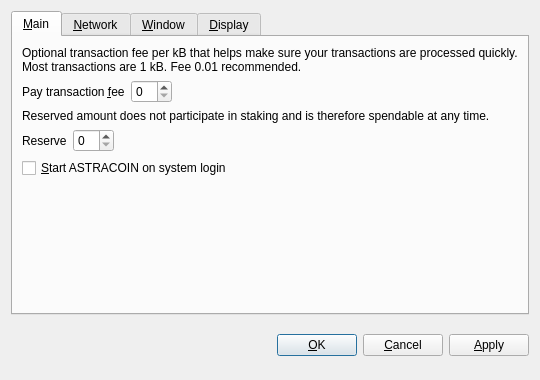
<?xml version="1.0" encoding="UTF-8"?>
<ui version="4.0">
 <class>OptionsDialog</class>
 <widget class="QDialog" name="OptionsDialog">
  <property name="geometry">
   <rect>
    <x>0</x>
    <y>0</y>
    <width>540</width>
    <height>380</height>
   </rect>
  </property>
  <property name="windowTitle">
   <string>Options</string>
  </property>
  <property name="modal">
   <bool>true</bool>
  </property>
  <layout class="QVBoxLayout" name="verticalLayout">
   <item>
    <widget class="QTabWidget" name="tabWidget">
     <property name="tabPosition">
      <enum>QTabWidget::North</enum>
     </property>
     <property name="currentIndex">
      <number>0</number>
     </property>
     <widget class="QWidget" name="tabMain">
      <attribute name="title">
       <string>&amp;Main</string>
      </attribute>
      <layout class="QVBoxLayout" name="verticalLayout_Main">
       <item>
        <widget class="QLabel" name="transactionFeeInfoLabel">
         <property name="text">
          <string>Optional transaction fee per kB that helps make sure your transactions are processed quickly. Most transactions are 1 kB. Fee 0.01 recommended.</string>
         </property>
         <property name="textFormat">
          <enum>Qt::PlainText</enum>
         </property>
         <property name="wordWrap">
          <bool>true</bool>
         </property>
        </widget>
       </item>
       <item>
        <layout class="QHBoxLayout" name="horizontalLayoutFee">
         <item>
          <widget class="QLabel" name="transactionFeeLabel">
           <property name="text">
            <string>Pay transaction &amp;fee</string>
           </property>
           <property name="textFormat">
            <enum>Qt::PlainText</enum>
           </property>
           <property name="buddy">
            <cstring>transactionFee</cstring>
           </property>
          </widget>
         </item>
         <item>
          <widget class="BitcoinAmountField" name="transactionFee"/>
         </item>
         <item>
          <spacer name="horizontalSpacerFee">
           <property name="orientation">
            <enum>Qt::Horizontal</enum>
           </property>
           <property name="sizeHint" stdset="0">
            <size>
             <width>40</width>
             <height>20</height>
            </size>
           </property>
          </spacer>
         </item>
        </layout>
       </item>
       <item>
        <widget class="QLabel" name="reserveBalanceInfoLabel">
         <property name="text">
          <string>Reserved amount does not participate in staking and is therefore spendable at any time.</string>
         </property>
         <property name="textFormat">
          <enum>Qt::PlainText</enum>
         </property>
         <property name="wordWrap">
          <bool>true</bool>
         </property>
        </widget>
       </item>
       <item>
        <layout class="QHBoxLayout" name="horizontalLayoutReserveBalance">
         <item>
          <widget class="QLabel" name="reserveBalanceLabel">
           <property name="text">
            <string>Reserve</string>
           </property>
           <property name="textFormat">
            <enum>Qt::PlainText</enum>
           </property>
           <property name="buddy">
            <cstring>reserveBalance</cstring>
           </property>
          </widget>
         </item>
         <item>
          <widget class="BitcoinAmountField" name="reserveBalance"/>
         </item>
         <item>
          <spacer name="horizontalSpacerReserveBalance">
           <property name="orientation">
            <enum>Qt::Horizontal</enum>
           </property>
           <property name="sizeHint" stdset="0">
            <size>
             <width>40</width>
             <height>20</height>
            </size>
           </property>
          </spacer>
         </item>
        </layout>
       </item>
       <item>
        <widget class="QCheckBox" name="bitcoinAtStartup">
         <property name="toolTip">
          <string>Automatically start ASTRACOIN after logging in to the system.</string>
         </property>
         <property name="text">
          <string>&amp;Start ASTRACOIN on system login</string>
         </property>
        </widget>
       </item>
       <item>
        <spacer name="verticalSpacer_Main">
         <property name="orientation">
          <enum>Qt::Vertical</enum>
         </property>
         <property name="sizeHint" stdset="0">
          <size>
           <width>20</width>
           <height>40</height>
          </size>
         </property>
        </spacer>
       </item>
      </layout>
     </widget>
     <widget class="QWidget" name="tabNetwork">
      <attribute name="title">
       <string>&amp;Network</string>
      </attribute>
      <layout class="QVBoxLayout" name="verticalLayout_Network">
       <item>
        <widget class="QCheckBox" name="mapPortUpnp">
         <property name="toolTip">
          <string>Automatically open the ASTRACOIN client port on the router. This only works when your router supports UPnP and it is enabled.</string>
         </property>
         <property name="text">
          <string>Map port using &amp;UPnP</string>
         </property>
        </widget>
       </item>
       <item>
        <widget class="QCheckBox" name="connectSocks">
         <property name="toolTip">
          <string>Connect to the ASTRACOIN network through a SOCKS proxy (e.g. when connecting through Tor).</string>
         </property>
         <property name="text">
          <string>&amp;Connect through SOCKS proxy:</string>
         </property>
        </widget>
       </item>
       <item>
        <layout class="QHBoxLayout" name="horizontalLayout_Network">
         <item>
          <widget class="QLabel" name="proxyIpLabel">
           <property name="text">
            <string>Proxy &amp;IP:</string>
           </property>
           <property name="textFormat">
            <enum>Qt::PlainText</enum>
           </property>
           <property name="buddy">
            <cstring>proxyIp</cstring>
           </property>
          </widget>
         </item>
         <item>
          <widget class="QValidatedLineEdit" name="proxyIp">
           <property name="maximumSize">
            <size>
             <width>140</width>
             <height>16777215</height>
            </size>
           </property>
           <property name="toolTip">
            <string>IP address of the proxy (e.g. 127.0.0.1)</string>
           </property>
          </widget>
         </item>
         <item>
          <widget class="QLabel" name="proxyPortLabel">
           <property name="text">
            <string>&amp;Port:</string>
           </property>
           <property name="textFormat">
            <enum>Qt::PlainText</enum>
           </property>
           <property name="buddy">
            <cstring>proxyPort</cstring>
           </property>
          </widget>
         </item>
         <item>
          <widget class="QLineEdit" name="proxyPort">
           <property name="maximumSize">
            <size>
             <width>55</width>
             <height>16777215</height>
            </size>
           </property>
           <property name="toolTip">
            <string>Port of the proxy (e.g. 9050)</string>
           </property>
          </widget>
         </item>
         <item>
          <widget class="QLabel" name="socksVersionLabel">
           <property name="text">
            <string>SOCKS &amp;Version:</string>
           </property>
           <property name="textFormat">
            <enum>Qt::PlainText</enum>
           </property>
           <property name="buddy">
            <cstring>socksVersion</cstring>
           </property>
          </widget>
         </item>
         <item>
          <widget class="QValueComboBox" name="socksVersion">
           <property name="toolTip">
            <string>SOCKS version of the proxy (e.g. 5)</string>
           </property>
          </widget>
         </item>
         <item>
          <spacer name="horizontalSpacer_Network">
           <property name="orientation">
            <enum>Qt::Horizontal</enum>
           </property>
           <property name="sizeHint" stdset="0">
            <size>
             <width>40</width>
             <height>20</height>
            </size>
           </property>
          </spacer>
         </item>
        </layout>
       </item>
       <item>
        <spacer name="verticalSpacer_Network">
         <property name="orientation">
          <enum>Qt::Vertical</enum>
         </property>
         <property name="sizeHint" stdset="0">
          <size>
           <width>20</width>
           <height>40</height>
          </size>
         </property>
        </spacer>
       </item>
      </layout>
     </widget>
     <widget class="QWidget" name="tabWindow">
      <attribute name="title">
       <string>&amp;Window</string>
      </attribute>
      <layout class="QVBoxLayout" name="verticalLayout_Window">
       <item>
        <widget class="QCheckBox" name="minimizeToTray">
         <property name="toolTip">
          <string>Show only a tray icon after minimizing the window.</string>
         </property>
         <property name="text">
          <string>&amp;Minimize to the tray instead of the taskbar</string>
         </property>
        </widget>
       </item>
       <item>
        <widget class="QCheckBox" name="minimizeOnClose">
         <property name="toolTip">
          <string>Minimize instead of exit the application when the window is closed. When this option is enabled, the application will be closed only after selecting Quit in the menu.</string>
         </property>
         <property name="text">
          <string>M&amp;inimize on close</string>
         </property>
        </widget>
       </item>
       <item>
        <spacer name="verticalSpacer_Window">
         <property name="orientation">
          <enum>Qt::Vertical</enum>
         </property>
         <property name="sizeHint" stdset="0">
          <size>
           <width>20</width>
           <height>40</height>
          </size>
         </property>
        </spacer>
       </item>
      </layout>
     </widget>
     <widget class="QWidget" name="tabDisplay">
      <attribute name="title">
       <string>&amp;Display</string>
      </attribute>
      <layout class="QVBoxLayout" name="verticalLayout_Display">
       <item>
        <layout class="QHBoxLayout" name="horizontalLayout_1_Display">
         <item>
          <widget class="QLabel" name="langLabel">
           <property name="text">
            <string>User Interface &amp;language:</string>
           </property>
           <property name="textFormat">
            <enum>Qt::PlainText</enum>
           </property>
           <property name="buddy">
            <cstring>lang</cstring>
           </property>
          </widget>
         </item>
         <item>
          <widget class="QValueComboBox" name="lang">
           <property name="toolTip">
            <string>The user interface language can be set here. This setting will take effect after restarting ASTRACOIN.</string>
           </property>
          </widget>
         </item>
        </layout>
       </item>
       <item>
        <layout class="QHBoxLayout" name="horizontalLayout_2_Display">
         <item>
          <widget class="QLabel" name="unitLabel">
           <property name="text">
            <string>&amp;Unit to show amounts in:</string>
           </property>
           <property name="textFormat">
            <enum>Qt::PlainText</enum>
           </property>
           <property name="buddy">
            <cstring>unit</cstring>
           </property>
          </widget>
         </item>
         <item>
          <widget class="QValueComboBox" name="unit">
           <property name="toolTip">
            <string>Choose the default subdivision unit to show in the interface and when sending coins.</string>
           </property>
          </widget>
         </item>
        </layout>
       </item>
       <item>
        <widget class="QCheckBox" name="displayAddresses">
         <property name="toolTip">
          <string>Whether to show ASTRACOIN addresses in the transaction list or not.</string>
         </property>
         <property name="text">
          <string>&amp;Display addresses in transaction list</string>
         </property>
        </widget>
       </item>
       <item>
        <widget class="QCheckBox" name="coinControlFeatures">
         <property name="toolTip">
          <string>Whether to show coin control features or not.</string>
         </property>
         <property name="text">
          <string>Display coin &amp;control features (experts only!)</string>
         </property>
        </widget>
       </item>
       <item>
        <spacer name="verticalSpacer_Display">
         <property name="orientation">
          <enum>Qt::Vertical</enum>
         </property>
         <property name="sizeHint" stdset="0">
          <size>
           <width>20</width>
           <height>40</height>
          </size>
         </property>
        </spacer>
       </item>
      </layout>
     </widget>
    </widget>
   </item>
   <item>
    <layout class="QHBoxLayout" name="horizontalLayout_Buttons">
     <item>
      <spacer name="horizontalSpacer_1">
       <property name="orientation">
        <enum>Qt::Horizontal</enum>
       </property>
       <property name="sizeHint" stdset="0">
        <size>
         <width>40</width>
         <height>48</height>
        </size>
       </property>
      </spacer>
     </item>
     <item>
      <widget class="QLabel" name="statusLabel">
       <property name="font">
        <font>
         <weight>75</weight>
         <bold>true</bold>
        </font>
       </property>
       <property name="text">
        <string/>
       </property>
       <property name="textFormat">
        <enum>Qt::PlainText</enum>
       </property>
       <property name="wordWrap">
        <bool>true</bool>
       </property>
      </widget>
     </item>
     <item>
      <spacer name="horizontalSpacer_2">
       <property name="orientation">
        <enum>Qt::Horizontal</enum>
       </property>
       <property name="sizeHint" stdset="0">
        <size>
         <width>40</width>
         <height>48</height>
        </size>
       </property>
      </spacer>
     </item>
     <item>
      <widget class="QPushButton" name="okButton">
       <property name="text">
        <string>&amp;OK</string>
       </property>
      </widget>
     </item>
     <item>
      <widget class="QPushButton" name="cancelButton">
       <property name="text">
        <string>&amp;Cancel</string>
       </property>
       <property name="autoDefault">
        <bool>false</bool>
       </property>
      </widget>
     </item>
     <item>
      <widget class="QPushButton" name="applyButton">
       <property name="text">
        <string>&amp;Apply</string>
       </property>
       <property name="autoDefault">
        <bool>false</bool>
       </property>
      </widget>
     </item>
    </layout>
   </item>
  </layout>
 </widget>
 <customwidgets>
  <customwidget>
   <class>BitcoinAmountField</class>
   <extends>QSpinBox</extends>
   <header>bitcoinamountfield.h</header>
  </customwidget>
  <customwidget>
   <class>QValueComboBox</class>
   <extends>QComboBox</extends>
   <header>qvaluecombobox.h</header>
  </customwidget>
  <customwidget>
   <class>QValidatedLineEdit</class>
   <extends>QLineEdit</extends>
   <header>qvalidatedlineedit.h</header>
  </customwidget>
 </customwidgets>
 <resources/>
 <connections/>
</ui>
